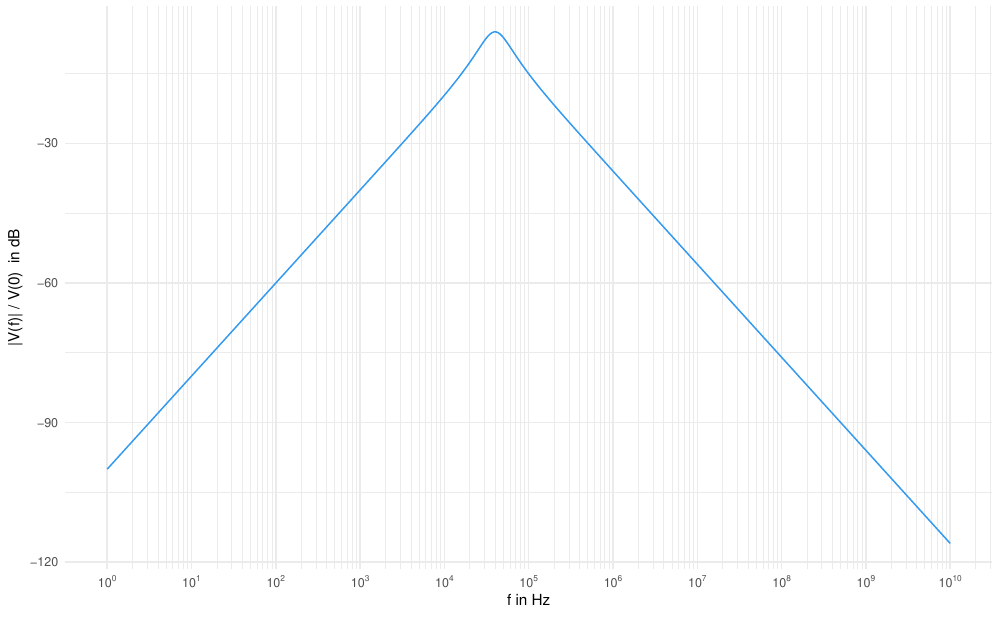

Recreate this plot in R.
# this is some messy code :D
library(ggplot2)
library(scales)


width <- 10
height <- width * 0.618

outputName <- "BP.pdf"

R1C1 <- 10^(-5)
R2C2 <- R1C1

uebertragungsfunktion <- function(f) {
#    20*log10(1/(1+1/(0.00001^2*f^2)))
     20*log10( 1/sqrt( (1+R2C2/R1C1)^2 + (2*pi*f*R2C2 - 1/(f*R1C1) )^2 ) )
}

xbreaks <- 10^(0:10)
minor_breaks <- rep(1:9, 21)*(10^rep(0:10, each=9))

fg <- 1700
hsBlue <- "grey70"
pointColor <- "#00b1db"
cutoffColor <- "#db0058"
cutoffPoint <- data.frame(fg = fg, db=-3)

ylabel <- bquote("|V(f)| / V(0)"~" in dB")
xlabel <- "f in Hz"

p <- ggplot(data=data.frame(x=c(1,10^10)), aes(x=x)) +
    theme_minimal() +
    ylab(ylabel) +
    xlab(xlabel) +
    scale_x_continuous( trans="log10",breaks = xbreaks, minor_breaks=minor_breaks, labels = trans_format("log10", math_format(10^.x))) +
    stat_function(fun = uebertragungsfunktion, n = 4000, color="#339af0")

pdf(outputName, width, height)
p
